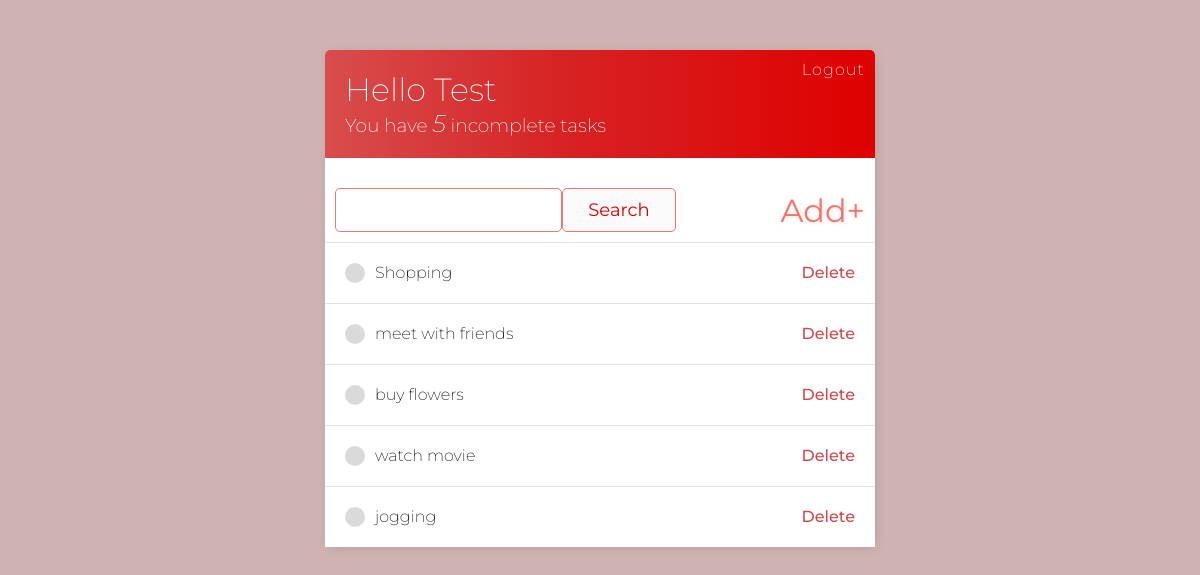
The page / (signed in) on the database as committed earlier.
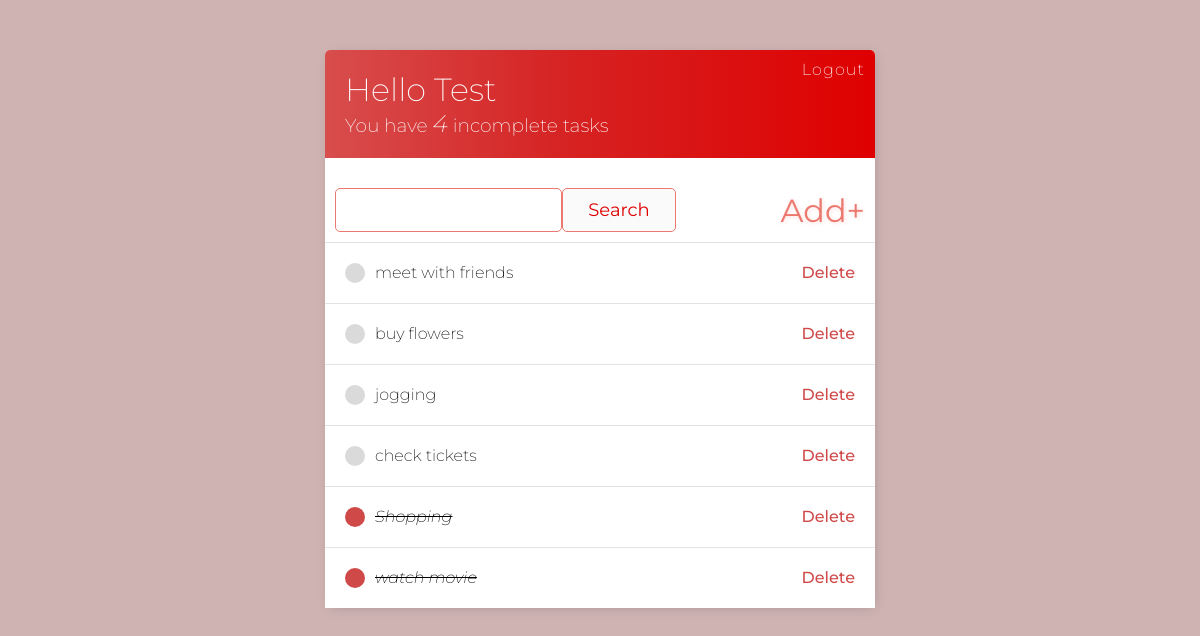
The same page on the database as committed later.
### base/models.py (models this page shows)
class Task(models.Model):
    user = models.ForeignKey(
        User, on_delete=models.CASCADE, null=True, blank=True)
    title = models.CharField(max_length=200)
    description = models.TextField(null=True, blank=True)
    complete = models.BooleanField(default=False)
    created = models.DateTimeField(auto_now_add=True)
    def __str__(self):
        return self.title
    class Meta:
        ordering = ['complete']

### base/views.py (the view)
# urls.py: path('', TaskList.as_view(), name="tasks"),
class TaskList(LoginRequiredMixin, ListView):
    model = Task
    context_object_name = 'tasks'
    def get_context_data(self, **kwargs):
        context = super().get_context_data(**kwargs)
        context['tasks'] = context['tasks'].filter(user=self.request.user)
        context['count'] = context['tasks'].filter(complete=False).count()
        search_input = self.request.GET.get('search-area') or ''
        if search_input:
            context['tasks'] = context['tasks'].filter(
                title__contains=search_input)
            context['search_input'] = search_input
        return context

### base/templates/base/task_list.html
{% extends 'base/main.html' %}
{% block content %}
<div class="header-bar">
    <div class="title">
        <h1>Hello {{request.user|title}}</h1>
        <h3>You have <i>{{count}}</i> incomplete task{{count|pluralize:"s"}}</h3>
    </div>
    {% if request.user.is_authenticated %}
    <a href="{% url 'logout' %}">Logout</a>
    {% else %}
    <a href="{% url 'login' %}">Login</a>
    {% endif %}
</div>
<div class="search-add-wrapper">
    <form action="" method="GET" id="search">
        <input type="text" name="search-area" value="{{search_input}}">
        <input class="button" id="search-button" type="submit" value="Search">
    </form>
    {% if tasks|length > 0 %}
    <a id="add-link" href="{% url 'task-create' %}">Add+</a>
    {% endif %}
</div>
<div id="tasklist" class="task-items-wrapper">
    {% for task in tasks %}
    <div class="task-wrapper" data-position="{{task.pk}}">
        <div class="task-title">
            {% if task.complete %}
            <div class="task-complete-icon"></div>
            <i><s><a href="{% url 'task-update' task.id %}">{{task}}</a></s></i>
            {% else %}
            <div class="task-incomplete-icon"></div>
            <a href="{% url 'task-update' task.id %}">{{task}}</a>
            {% endif %}
        </div>
        <a class="delete-link" href="{% url 'task-delete' task.id %}">Delete</a>
    </div>
    {% empty %}
    <h3>No items in list</h3>
    {% endfor %}
</div>
{% endblock content %}

### base/templates/base/main.html (shortened to what this page needs)
{% load static %}
<!DOCTYPE html>
<html lang="en">
<head>
    <link rel="stylesheet" type="text/css" href="{% static '/style.css' %}">
</head>
<body>
    <div class="container">
        {% block content %}
        {% endblock content %}
    </div>
</body>
</html>

### base/static/style.css (style rules this page uses)
*,*::after,*::before { margin: 0; padding: 0; box-sizing: border-box; font-family: 'Montserrat', sans-serif; }
body { padding-top: 50px; font-weight: 200; background-color: #cfb3b3; }
.container { max-width: 550px; margin: auto; background-color: #fff; box-shadow: 2px 2px 13px -4px rgba(0,0,0,0.21); border-radius: 5px; }
a, p { color: #4b5156; }
.header-bar { display: flex; justify-content: space-between; color: #fff; padding: 10px; border-radius: 5px 5px 0 0; background: linear-gradient(90deg, #d84d4d 0%, #d62323 43%, #df0000 100%); }
.title { padding: 10px; }
h1, h3 { font-weight: 200; }
h3 i { font-size: 24px; }
.header-bar a { color: #fff; text-decoration: none; letter-spacing: 1.1px; }
.task-wrapper { display: flex; align-items: center; justify-content: space-between; padding: 20px; background-color: #fff; border-top: 1px solid rgb(226,226,226); transition: all .5s; }
.task-title { display: flex; }
.task-title a { text-decoration: none; color: #000; margin-left: 10px; }
.task-complete-icon { height: 20px; width: 20px; background-color: #cf4949; border-radius: 50%; }
.task-incomplete-icon { height: 20px; width: 20px; background-color: rgb(218,218,218); border-radius: 50%; }
.delete-link { text-decoration: none; font-weight: 500; color: #cf4949; font-size: 16px; line-height: 0; transition: all .2s ease-in-out; }
.search-add-wrapper { margin-top: 20px; display: flex; justify-content: space-between; align-items: center; padding: 10px; }
#search { display: flex; }
#search-button { width: 150px; }
#add-link { text-decoration: none; color: #eb796f; font-size: 32px; font-weight: 400; text-shadow: 1px 1px 4px rgba(245,82,78,0.2); transition: all .3s; }
input, textarea { border: 1px solid #eb796f; border-radius: 5px; padding: 10px; width: 90%; }
.button { border: 1px solid #eb796f; background-color: #fafafa; color: #df0000; padding: 10px; font-size: 18px; border-radius: 5px; cursor: pointer; text-decoration: none; transition: all .3s ease-in-out; }

Rows that differ between the two databases and show on the page:
shown differently, row unchanged: Task "jogging": moves up the list
added Task: title "check tickets"
changed Task "Shopping": complete False → True (drawn); moves down the list
changed Task "watch movie": complete False → True (drawn)
Other text that changed with them:
{{ count }}: "5" → "4"
